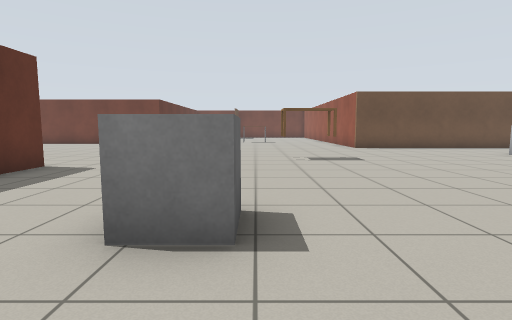
view 1 (above)

19 first-person views from a walk through a world built for the Gazebo simulator. The camera is 0.9 m above the floor, tilts 6° down and sees 80° across. The floor is counted in squares, 1 m on a side. Each view is taken from the middle of a square. On the plan, view 1 faces up. The plan holds only what a view shows up to about 11 squares ahead; the rest is blank. The place goes on beyond the plan. Simple shapes stand in for some stock models.

view 2
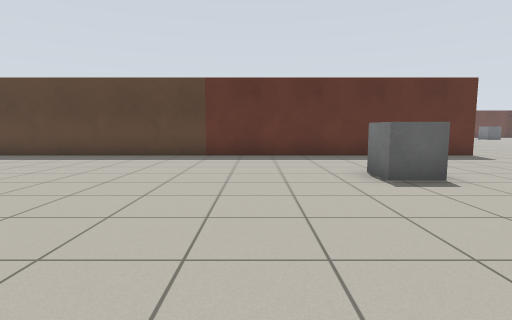

view 3
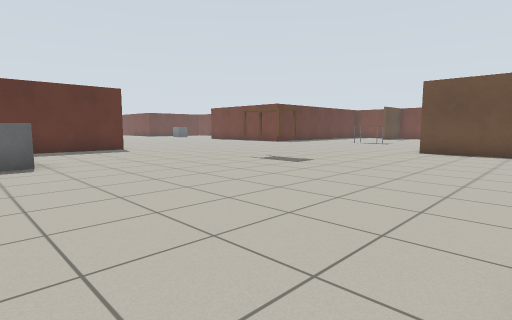

view 4
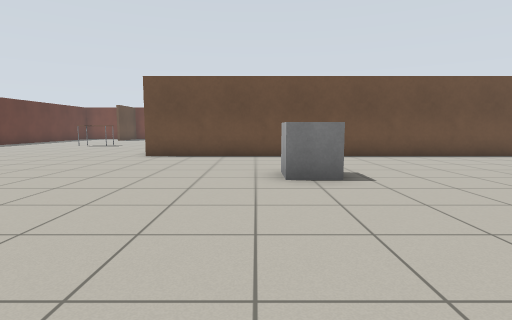

view 5
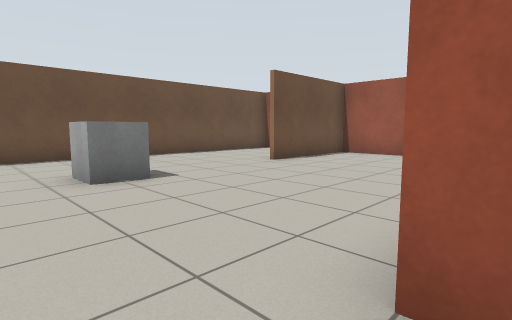

view 6
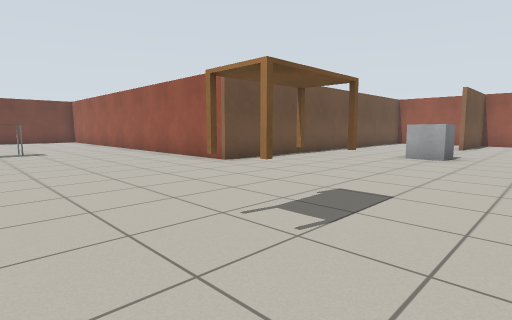

view 7
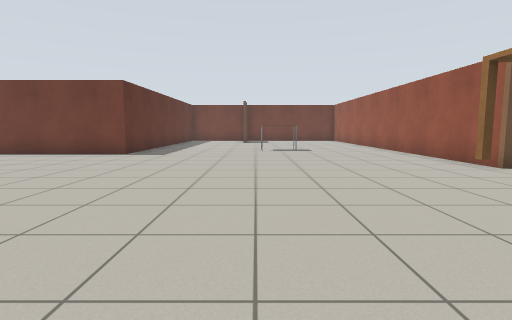

view 8
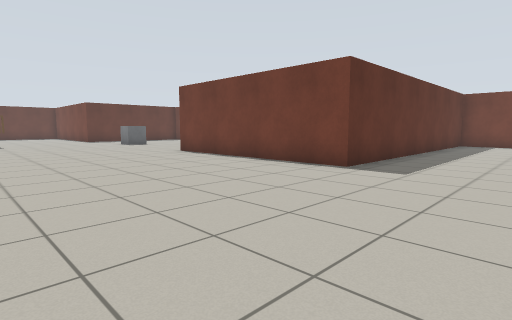

view 9
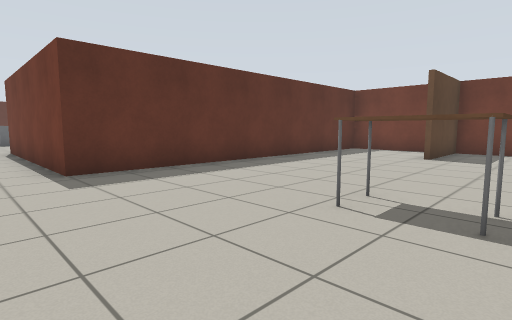

view 10
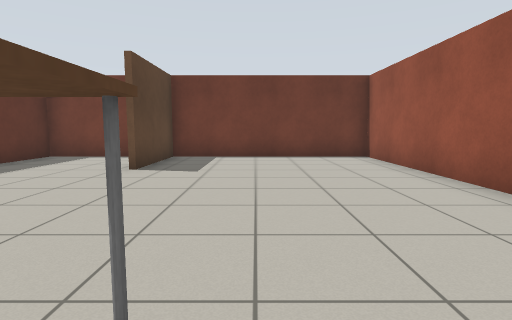

view 11
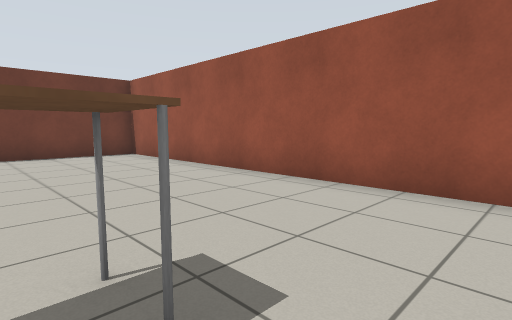

view 12
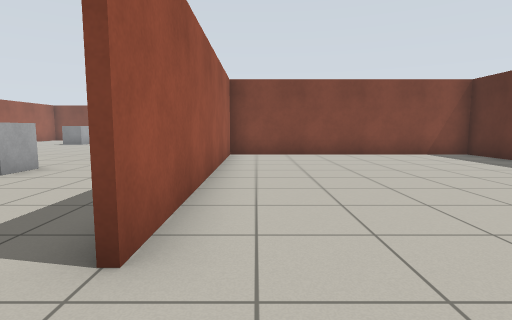

view 13
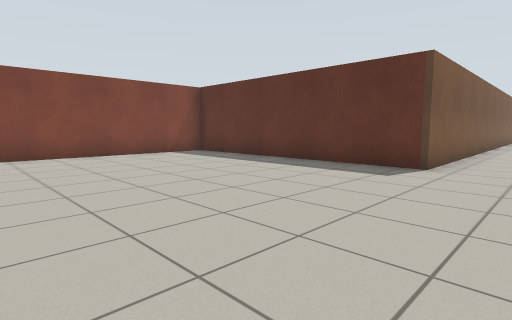

view 14
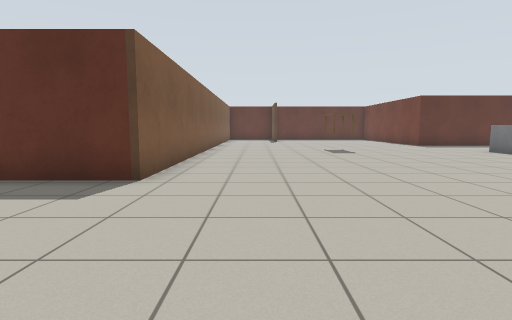

view 15
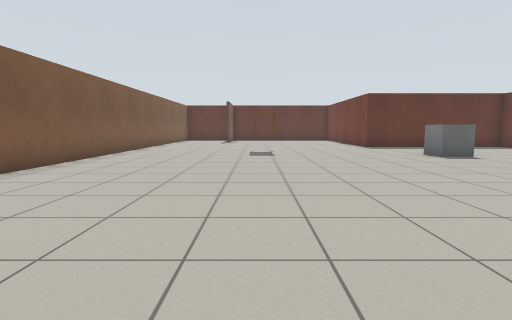

view 16
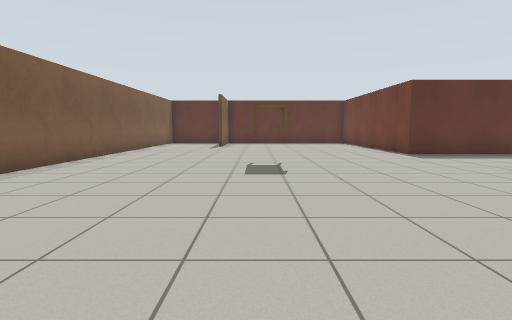

view 17
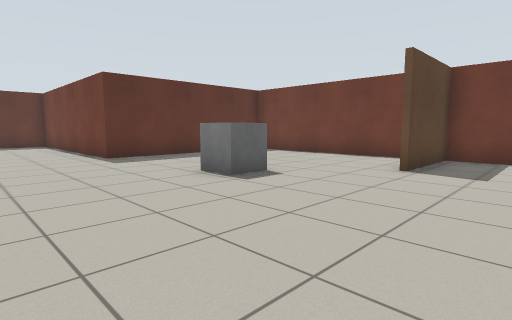

view 18
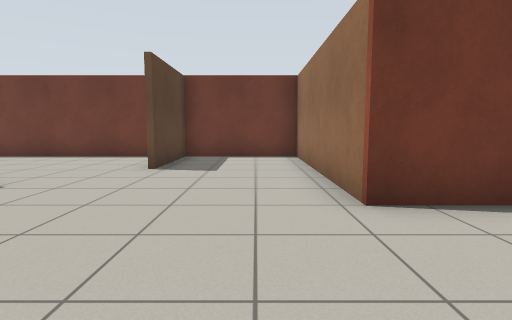

view 19
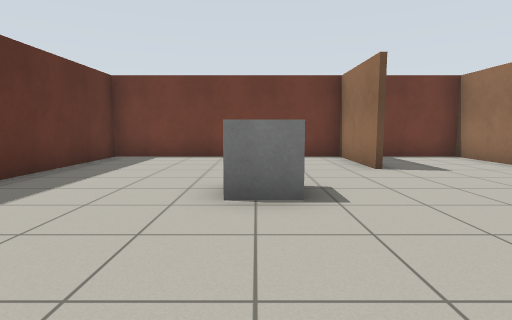

### Floor plan
Points are (right, up) in squares from view 1. A wall is a line through its corners. A room is listed if a view was taken in it or the views show most of it. See-through windows are left out.
Room 1 (views 1, 2, 3, 4, 5, 6, 7, 8, 9, 10, 11, 12, 13, 14, 15, 16, 17, 18, 19)
walls: (-5, 7.3) (-5, -6.5); (8.5, 4) (8.5, 4.6); (-16.4, 20.6) (-16.4, 23.6); (-16.2, 23.6) (-16.2, 20.6); (-3, 28.6) (-5.5, 28.6) (-5.5, 17.5) (-12.7, 17.5) (-12.7, 23.6) (-23.4, 23.6) (-23.4, 17.2) (-25.5, 17.2); (16.3, 13.7) (4.5, 13.7) (4.5, 28.6) (-1.6, 28.6) (-1.6, 25.5); (-24.1, 7) (-13.2, 7) (-13.2, -1.3) (-5.1, -1.3) (-5.1, 7.1); (16.5, 9.7) (13.4, 9.7)
objects: table (-21, 12) to (-20, 12); grey box (-19, 18); grey box (-1, 3) to (0, 3); table (-1, 19) to (0, 20); table (1, 9) to (2, 9); grey box (9, 9) to (9, 10)

Positions as (right, up) in squares from view 1, and headings:
1: (0, 0), facing up
2: (5, 0), facing left
3: (8, 2), facing up-left
4: (8, 4), facing up
5: (7, 4), facing up-right
6: (-1, 7), facing up-right
7: (-1, 7), facing up
8: (-2, 11), facing up-left
9: (1, 16), facing up-left
10: (1, 19), facing up
11: (0, 18), facing up-right
12: (-6, 9), facing down
13: (-6, 9), facing down-left
14: (-8, 9), facing left
15: (-9, 12), facing left
16: (-13, 12), facing left
17: (-14, 14), facing up-left
18: (-14, 14), facing up
19: (-19, 14), facing up
